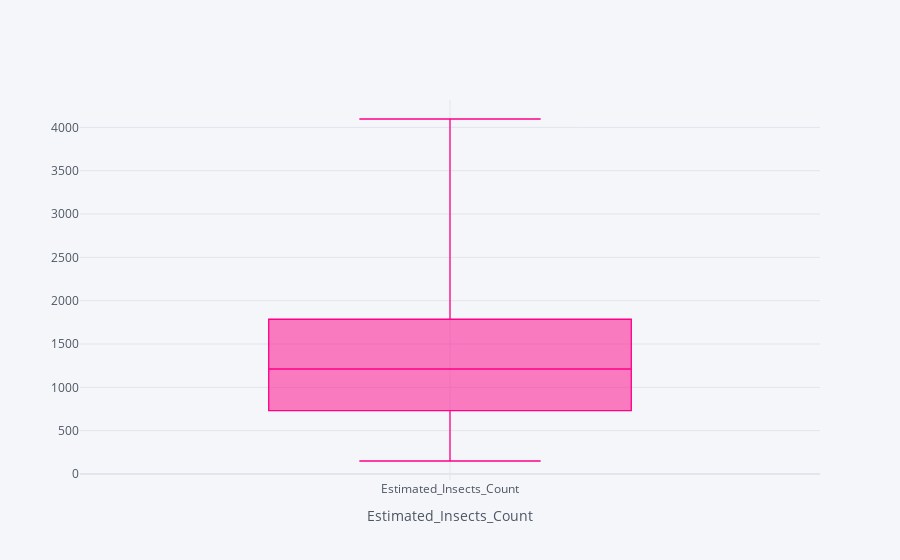

This figure's notebook cell:
### Code cell
## Check the presence of outliers in Estimated_Insects_Count

train_d['Estimated_Insects_Count'].iplot(kind='box',color=['pink'],xTitle='Estimated_Insects_Count')

### Figure 1 — Plotly figure (JSON) as saved in the notebook; plotly's stock layout.template omitted (floating-point values rounded to 4 significant figures; data arrays with more than 128 entries replaced by an {"elided": "..."} marker saying what was removed)
{"data": [{"boxpoints": false, "line": {"width": 1.3}, "marker": {"color": "rgba(255, 0, 136, 1.0)"}, "name": "Estimated_Insects_Count", "orientation": "v", "type": "box", "y": {"elided": "4599 int values"}}], "layout": {"legend": {"bgcolor": "#F5F6F9", "font": {"color": "#4D5663"}}, "paper_bgcolor": "#F5F6F9", "plot_bgcolor": "#F5F6F9", "title": {"font": {"color": "#4D5663"}}, "xaxis": {"gridcolor": "#E1E5ED", "showgrid": true, "tickfont": {"color": "#4D5663"}, "title": {"font": {"color": "#4D5663"}, "text": "Estimated_Insects_Count"}, "zerolinecolor": "#E1E5ED"}, "yaxis": {"gridcolor": "#E1E5ED", "showgrid": true, "tickfont": {"color": "#4D5663"}, "title": {"font": {"color": "#4D5663"}, "text": ""}, "zerolinecolor": "#E1E5ED"}}}
